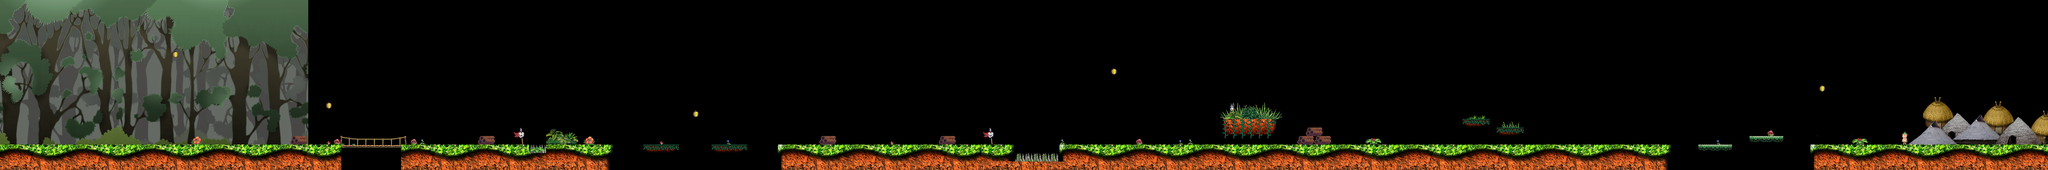

A level layout from a 2D game, rendered from its tile map. Below: a short description, then the map file with tile-grid data replaced by summaries:
An orthogonal 240x20 tile map with 32x32 px tiles, 5 tile layers (Decoration1, DecoracionFinal, Collision, OcultaInventario, ...), 4 tilesets, 2 image layers and 5 objects.

<map version="1.0" orientation="orthogonal" renderorder="right-down" width="240" height="20" tilewidth="32" tileheight="32" nextobjectid="18">
 <tileset firstgid="1" name="player" tilewidth="40" tileheight="65">
  <image source="../images/player.png" width="1408" height="192" />
  <tile id="45">
   <properties>
    <property name="Class" value="Player" />
   </properties>
  </tile>
 </tileset>
 <tileset firstgid="71" name="tiles" tilewidth="32" tileheight="32">
  <image source="../images/tiles.png" width="896" height="640" />
  <tile id="252">
   <properties>
    <property name="sensor" value="true" />
   </properties>
  </tile>
  <tile id="254">
   <properties>
    <property name="sensor" value="true" />
   </properties>
  </tile>
 </tileset>
 <tileset firstgid="631" name="near_background1" tilewidth="32" tileheight="32">
  <image source="../images/near_background1.png" width="700" height="300" />
  <tile id="107">
   <properties>
    <property name="sensor" value="true" />
   </properties>
  </tile>
  <tile id="128">
   <properties>
    <property name="sensor" value="true" />
   </properties>
  </tile>
 </tileset>
 <tileset firstgid="820" name="inventario1" tilewidth="60" tileheight="60">
  <image source="../images/inventario1.png" width="60" height="480" />
  <tile id="0">
   <properties>
    <property name="Class" value="Obj1" />
   </properties>
  </tile>
  <tile id="1">
   <properties>
    <property name="Class" value="Obj2" />
   </properties>
  </tile>
  <tile id="2">
   <properties>
    <property name="Class" value="Obj3" />
   </properties>
  </tile>
  <tile id="3">
   <properties>
    <property name="Class" value="Obj4" />
   </properties>
  </tile>
 </tileset>
 <imagelayer name="Background" opacity="0.76">
  <image source="../images/far_background.png" />
 </imagelayer>
 <imagelayer name="Background_near" opacity="0.97">
  <image source="../images/near_background.png" />
 </imagelayer>
 <layer name="Decoration1" width="240" height="20">
  <data>[4800 cells, 44 non-empty, 22 distinct tile ids]</data>
 </layer>
 <layer name="DecoracionFinal" width="240" height="20">
  <data>[4800 cells, 207 non-empty, 171 distinct tile ids]</data>
 </layer>
 <layer name="Collision" width="240" height="20">
  <properties>
   <property name="collision" value="true" />
  </properties>
  <data>[4800 cells, 656 non-empty, 74 distinct tile ids]</data>
 </layer>
 <objectgroup name="Inventario">
  <object id="13" gid="822" x="944" y="544" />
  <object id="14" gid="820" x="2104" y="544" />
  <object id="16" gid="821" x="4664" y="424" />
  <object id="17" gid="823" x="5504" y="456" />
 </objectgroup>
 <layer name="OcultaInventario" width="240" height="20">
  <data>[4800 cells, 8 non-empty, 8 distinct tile ids]</data>
 </layer>
 <objectgroup name="Players">
  <object id="6" gid="46" x="272" y="544" />
 </objectgroup>
 <layer name="Deracion2" width="240" height="20">
  <data>[4800 cells, 179 non-empty, 33 distinct tile ids]</data>
 </layer>
</map>